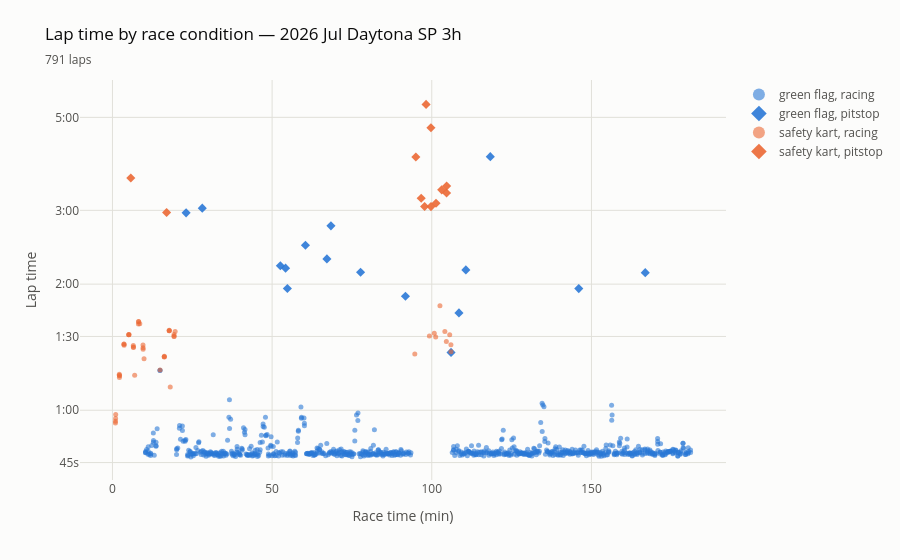

The cell this chart's notebook holds for it:
### Code cell
# Lap-time ticks at readable motorsport intervals - a bare log axis renders "5" for
# 50s and again for 500s, which cannot be read.
_LAPTIME_TICKS = [45, 60, 90, 120, 180, 300, 600]
_LAPTIME_TICKTEXT = ["45s", "1:00", "1:30", "2:00", "3:00", "5:00", "10:00"]


def plot_lap_states(laps: pd.DataFrame, title: str | None = None) -> go.Figure:
    """Lap time vs race time, coloured by flag condition, shaped by pit / racing.

    Four buckets on two hues: colour carries the race-wide flag condition and
    marker shape the individual stop, so the eye never has to separate four
    colours at once.  Timing glitches are left out - they are not a race state,
    and a 14s lap stretches a log axis over a decade that holds no data - but they
    stay in `laps` and are counted in `lap_state_summary`.
    """
    df = laps[~laps["glitch"]].assign(
        race_time_min=lambda d: d["lap_end_s"] / 60,
        flag=lambda d: np.where(d["safety"], "safety kart", "green flag"),
        lap_type=lambda d: np.where(d["pit"], "pitstop", "racing"),
    )
    dropped = int(laps["glitch"].sum())
    fig = px.scatter(
        df,
        x="race_time_min",
        y="laptime_s",
        color="flag",
        symbol="lap_type",
        log_y=True,
        category_orders={
            "flag": ["green flag", "safety kart"],
            "lap_type": ["racing", "pitstop"],
        },
        color_discrete_map={"green flag": "#2a78d6", "safety kart": "#eb6834"},
        symbol_map={"racing": "circle", "pitstop": "diamond"},
        hover_name="competitor",
        hover_data={
            "lap": True,
            "state": True,
            "laptime_s": ":.2f",
            "excess_s": ":.1f",
            "race_time_min": ":.1f",
        },
        title=title or "Lap time by race condition",
        subtitle=f"{len(df):,} laps"
        + (f" · {dropped} timing glitches excluded" if dropped else ""),
    )
    fig.update_traces(marker=dict(size=5, opacity=0.6))
    fig.update_traces(
        marker=dict(size=7, opacity=0.9), selector=lambda t: "pitstop" in t.name
    )
    fig.update_layout(
        template="plotly_white",
        plot_bgcolor="#fcfcfb",
        paper_bgcolor="#fcfcfb",
        font=dict(color="#52514e"),
        title=dict(font=dict(color="#0b0b0b")),
        legend=dict(title_text="", itemsizing="constant"),
        margin=dict(t=80, r=20),
    )
    fig.update_xaxes(title="Race time (min)", gridcolor="#e1e0d9", zeroline=False)
    fig.update_yaxes(
        title="Lap time",
        gridcolor="#e1e0d9",
        zeroline=False,
        tickmode="array",
        tickvals=_LAPTIME_TICKS,
        ticktext=_LAPTIME_TICKTEXT,
    )
    return fig


plot_lap_states(laps.loc[lambda d: d["competitor"].isin(laptimes.columns.tolist()[:4])], "Lap time by race condition — 2026 Jul Daytona SP 3h")

### Figure 1 — Plotly figure (JSON) as saved in the notebook; plotly's stock layout.template omitted (floating-point values rounded to 4 significant figures; data arrays with more than 128 entries replaced by an {"elided": "..."} marker saying what was removed)
{"data": [{"customdata": {"elided": "715x3 mixed values"}, "hovertemplate": "<b>%{hovertext}</b><br><br>flag=green flag<br>lap_type=racing<br>race_time_min=%{x:.1f}<br>laptime_s=%{y:.2f}<br>lap=%{customdata[0]}<br>state=%{customdata[1]}<br>excess_s=%{customdata[2]:.1f}<extra></extra>", "hovertext": {"elided": "715 str values"}, "legendgroup": "green flag, racing", "marker": {"color": "#2a78d6", "opacity": 0.6, "size": 5, "symbol": "circle"}, "mode": "markers", "name": "green flag, racing", "orientation": "v", "showlegend": true, "type": "scatter", "x": {"elided": "715 float values"}, "xaxis": "x", "y": {"elided": "715 float values"}, "yaxis": "y"}, {"customdata": [[17, "pitstop", 126.5], [23, "pitstop", 135.0], [54, "pitstop", 84.83], [54, "pitstop", 83.92], [55, "pitstop", 69.67], [61, "pitstop", 99.81], [68, "pitstop", 90.33], [71, "pitstop", 117.2], [81, "pitstop", 79.94], [99, "pitstop", 64.98], [103, "pitstop", 31.63], [110, "pitstop", 54.56], [111, "pitstop", 82.17], [120, "pitstop", 194.6], [153, "pitstop", 69.94], [178, "pitstop", 79.89]], "hovertemplate": "<b>%{hovertext}</b><br><br>flag=green flag<br>lap_type=pitstop<br>race_time_min=%{x:.1f}<br>laptime_s=%{y:.2f}<br>lap=%{customdata[0]}<br>state=%{customdata[1]}<br>excess_s=%{customdata[2]:.1f}<extra></extra>", "hovertext": ["dendi239", "WPR", "Billy No Mates", "The Mandem - JM", "dendi239", "WPR", "The Mandem - JM", "Billy No Mates", "Billy No Mates", "WPR", "The Mandem - JM", "dendi239", "dendi239", "WPR", "WPR", "Billy No Mates"], "legendgroup": "green flag, pitstop", "marker": {"color": "#2a78d6", "opacity": 0.9, "size": 7, "symbol": "diamond"}, "mode": "markers", "name": "green flag, pitstop", "orientation": "v", "showlegend": true, "type": "scatter", "x": [23.07, 28.13, 52.58, 54.21, 54.78, 60.43, 67.16, 68.42, 77.7, 91.75, 106.0, 108.5, 110.7, 118.3, 146.0, 166.8], "xaxis": "x", "y": [177.5, 182.2, 132.7, 131.0, 117.1, 148.5, 137.8, 165.3, 128.1, 112.3, 82.45, 102.4, 129.7, 241.8, 117.1, 127.8], "yaxis": "y"}, {"customdata": {"elided": "48x3 mixed values"}, "hovertemplate": "<b>%{hovertext}</b><br><br>flag=safety kart<br>lap_type=racing<br>race_time_min=%{x:.1f}<br>laptime_s=%{y:.2f}<br>lap=%{customdata[0]}<br>state=%{customdata[1]}<br>excess_s=%{customdata[2]:.1f}<extra></extra>", "hovertext": ["WPR", "The Mandem - JM", "dendi239", "Billy No Mates", "WPR", "The Mandem - JM", "dendi239", "Billy No Mates", "WPR", "dendi239", "Billy No Mates", "WPR", "dendi239", "Billy No Mates", "WPR", "dendi239", "Billy No Mates", "The Mandem - JM", "WPR", "dendi239", "Billy No Mates", "The Mandem - JM", "WPR", "dendi239", "Billy No Mates", "The Mandem - JM", "dendi239", "Billy No Mates", "WPR", "dendi239", "Billy No Mates", "WPR", "dendi239", "The Mandem - JM", "WPR", "Billy No Mates", "dendi239", "The Mandem - JM", "WPR", "WPR", "WPR", "The Mandem - JM", "WPR", "WPR", "dendi239", "WPR", "dendi239", "Billy No Mates"], "legendgroup": "safety kart, racing", "marker": {"color": "#eb6834", "opacity": 0.6, "size": 5, "symbol": "circle"}, "mode": "markers", "name": "safety kart, racing", "orientation": "v", "showlegend": true, "type": "scatter", "x": [0.9345, 0.9547, 0.9879, 1.017, 2.153, 2.166, 2.186, 2.225, 3.59, 3.625, 3.654, 5.105, 5.139, 5.17, 6.532, 6.555, 6.582, 6.961, 8.138, 8.183, 8.207, 8.568, 9.568, 9.592, 9.605, 9.895, 14.91, 16.23, 16.23, 16.26, 17.77, 17.78, 17.81, 18.1, 19.28, 19.29, 19.31, 19.64, 94.69, 99.25, 100.8, 101.2, 102.6, 104.1, 104.6, 105.6, 106.0, 106.0], "xaxis": "x", "y": [55.92, 56.47, 57.35, 58.59, 73.1, 72.69, 71.86, 72.48, 86.22, 86.35, 85.73, 90.89, 90.86, 90.93, 85.61, 84.96, 84.75, 72.73, 96.37, 97.68, 97.51, 96.44, 85.83, 84.53, 83.85, 79.64, 74.87, 80.47, 80.37, 80.77, 92.81, 93.06, 92.84, 68.21, 90.11, 90.99, 89.97, 92.51, 81.7, 90.23, 91.62, 89.67, 106.5, 92.46, 87.49, 90.82, 86.0, 82.74], "yaxis": "y"}, {"customdata": [[2, "safety kart pitstop", 132.6], [11, "safety kart pitstop", 97.93], [99, "safety kart pitstop", 163.2], [104, "safety kart pitstop", 31.32], [103, "safety kart pitstop", 30.8], [101, "safety kart pitstop", 184.4], [100, "safety kart pitstop", 201.8], [105, "safety kart pitstop", 101.5], [102, "safety kart pitstop", 99.52], [106, "safety kart pitstop", 109.7], [103, "safety kart pitstop", 113.6], [102, "safety kart pitstop", 122.3]], "hovertemplate": "<b>%{hovertext}</b><br><br>flag=safety kart<br>lap_type=pitstop<br>race_time_min=%{x:.1f}<br>laptime_s=%{y:.2f}<br>lap=%{customdata[0]}<br>state=%{customdata[1]}<br>excess_s=%{customdata[2]:.1f}<extra></extra>", "hovertext": ["The Mandem - JM", "The Mandem - JM", "The Mandem - JM", "dendi239", "WPR", "Billy No Mates", "The Mandem - JM", "dendi239", "Billy No Mates", "dendi239", "Billy No Mates", "The Mandem - JM"], "legendgroup": "safety kart, pitstop", "marker": {"color": "#eb6834", "opacity": 0.9, "size": 7, "symbol": "diamond"}, "mode": "markers", "name": "safety kart, pitstop", "orientation": "v", "showlegend": true, "type": "scatter", "x": [5.749, 16.96, 95.01, 96.69, 97.75, 98.21, 99.73, 99.75, 101.3, 103.1, 104.6, 104.7], "xaxis": "x", "y": [214.9, 177.9, 241.2, 192.3, 183.8, 322.2, 283.3, 183.7, 187.1, 201.4, 198.0, 205.7], "yaxis": "y"}], "layout": {"font": {"color": "#52514e"}, "legend": {"itemsizing": "constant", "title": {"text": ""}, "tracegroupgap": 0}, "margin": {"r": 20, "t": 80}, "paper_bgcolor": "#fcfcfb", "plot_bgcolor": "#fcfcfb", "title": {"font": {"color": "#0b0b0b"}, "subtitle": {"text": "791 laps"}, "text": "Lap time by race condition — 2026 Jul Daytona SP 3h"}, "xaxis": {"anchor": "y", "domain": [0, 1], "gridcolor": "#e1e0d9", "title": {"text": "Race time (min)"}, "zeroline": false}, "yaxis": {"anchor": "x", "domain": [0, 1], "gridcolor": "#e1e0d9", "tickmode": "array", "ticktext": ["45s", "1:00", "1:30", "2:00", "3:00", "5:00", "10:00"], "tickvals": [45, 60, 90, 120, 180, 300, 600], "title": {"text": "Lap time"}, "type": "log", "zeroline": false}}}
